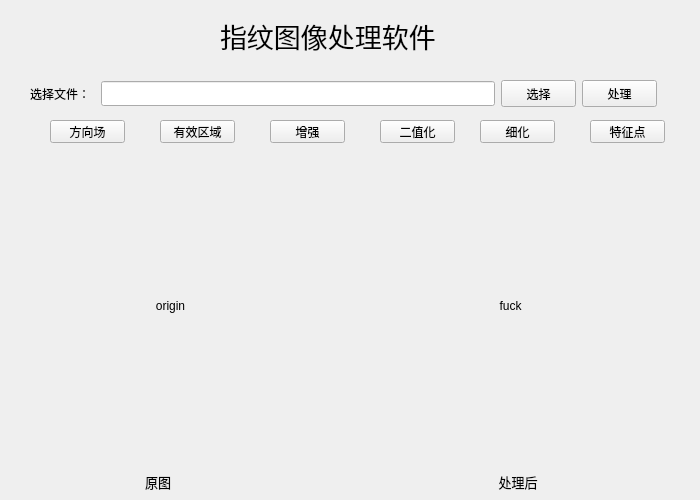
<?xml version="1.0" encoding="UTF-8"?>
<ui version="4.0">
 <class>widget1</class>
 <widget class="QWidget" name="widget1">
  <property name="geometry">
   <rect>
    <x>0</x>
    <y>0</y>
    <width>700</width>
    <height>500</height>
   </rect>
  </property>
  <property name="windowTitle">
   <string>Form</string>
  </property>
  <widget class="QLineEdit" name="lineEdit_fileName">
   <property name="geometry">
    <rect>
     <x>101</x>
     <y>81</y>
     <width>394</width>
     <height>25</height>
    </rect>
   </property>
  </widget>
  <widget class="QPushButton" name="pushButton_openFile">
   <property name="geometry">
    <rect>
     <x>501</x>
     <y>80</y>
     <width>75</width>
     <height>27</height>
    </rect>
   </property>
   <property name="text">
    <string>选择</string>
   </property>
  </widget>
  <widget class="QPushButton" name="pushButton_Process">
   <property name="geometry">
    <rect>
     <x>582</x>
     <y>80</y>
     <width>75</width>
     <height>27</height>
    </rect>
   </property>
   <property name="text">
    <string>处理</string>
   </property>
  </widget>
  <widget class="QLabel" name="label">
   <property name="geometry">
    <rect>
     <x>30</x>
     <y>80</y>
     <width>65</width>
     <height>27</height>
    </rect>
   </property>
   <property name="text">
    <string>选择文件：</string>
   </property>
  </widget>
  <widget class="QLabel" name="label_2">
   <property name="geometry">
    <rect>
     <x>220</x>
     <y>20</y>
     <width>221</width>
     <height>31</height>
    </rect>
   </property>
   <property name="font">
    <font>
     <pointsize>20</pointsize>
    </font>
   </property>
   <property name="text">
    <string>指纹图像处理软件</string>
   </property>
  </widget>
  <widget class="QLabel" name="label_4">
   <property name="geometry">
    <rect>
     <x>30</x>
     <y>470</y>
     <width>256</width>
     <height>24</height>
    </rect>
   </property>
   <property name="maximumSize">
    <size>
     <width>16777215</width>
     <height>24</height>
    </size>
   </property>
   <property name="font">
    <font>
     <family>微软雅黑</family>
     <pointsize>10</pointsize>
    </font>
   </property>
   <property name="text">
    <string>原图</string>
   </property>
   <property name="alignment">
    <set>Qt::AlignCenter</set>
   </property>
  </widget>
  <widget class="QLabel" name="label_origin">
   <property name="geometry">
    <rect>
     <x>20</x>
     <y>160</y>
     <width>301</width>
     <height>291</height>
    </rect>
   </property>
   <property name="minimumSize">
    <size>
     <width>256</width>
     <height>0</height>
    </size>
   </property>
   <property name="text">
    <string>origin</string>
   </property>
   <property name="alignment">
    <set>Qt::AlignCenter</set>
   </property>
  </widget>
  <widget class="QLabel" name="label_origin_2">
   <property name="geometry">
    <rect>
     <x>360</x>
     <y>160</y>
     <width>301</width>
     <height>291</height>
    </rect>
   </property>
   <property name="minimumSize">
    <size>
     <width>256</width>
     <height>0</height>
    </size>
   </property>
   <property name="text">
    <string>fuck</string>
   </property>
   <property name="alignment">
    <set>Qt::AlignCenter</set>
   </property>
  </widget>
  <widget class="QLabel" name="label_5">
   <property name="geometry">
    <rect>
     <x>390</x>
     <y>470</y>
     <width>256</width>
     <height>24</height>
    </rect>
   </property>
   <property name="maximumSize">
    <size>
     <width>16777215</width>
     <height>24</height>
    </size>
   </property>
   <property name="font">
    <font>
     <family>微软雅黑</family>
     <pointsize>10</pointsize>
    </font>
   </property>
   <property name="text">
    <string>处理后</string>
   </property>
   <property name="alignment">
    <set>Qt::AlignCenter</set>
   </property>
  </widget>
  <widget class="QPushButton" name="pushButton_direction">
   <property name="geometry">
    <rect>
     <x>50</x>
     <y>120</y>
     <width>75</width>
     <height>23</height>
    </rect>
   </property>
   <property name="text">
    <string>方向场</string>
   </property>
  </widget>
  <widget class="QPushButton" name="pushButton_mask">
   <property name="geometry">
    <rect>
     <x>160</x>
     <y>120</y>
     <width>75</width>
     <height>23</height>
    </rect>
   </property>
   <property name="text">
    <string>有效区域</string>
   </property>
  </widget>
  <widget class="QPushButton" name="pushButton_enhance">
   <property name="geometry">
    <rect>
     <x>270</x>
     <y>120</y>
     <width>75</width>
     <height>23</height>
    </rect>
   </property>
   <property name="text">
    <string>增强</string>
   </property>
  </widget>
  <widget class="QPushButton" name="pushButton_binarize">
   <property name="geometry">
    <rect>
     <x>380</x>
     <y>120</y>
     <width>75</width>
     <height>23</height>
    </rect>
   </property>
   <property name="text">
    <string>二值化</string>
   </property>
  </widget>
  <widget class="QPushButton" name="pushButton_thinning">
   <property name="geometry">
    <rect>
     <x>480</x>
     <y>120</y>
     <width>75</width>
     <height>23</height>
    </rect>
   </property>
   <property name="text">
    <string>细化</string>
   </property>
  </widget>
  <widget class="QPushButton" name="pushButton_6">
   <property name="geometry">
    <rect>
     <x>590</x>
     <y>120</y>
     <width>75</width>
     <height>23</height>
    </rect>
   </property>
   <property name="text">
    <string>特征点</string>
   </property>
  </widget>
 </widget>
 <resources/>
 <connections/>
</ui>
